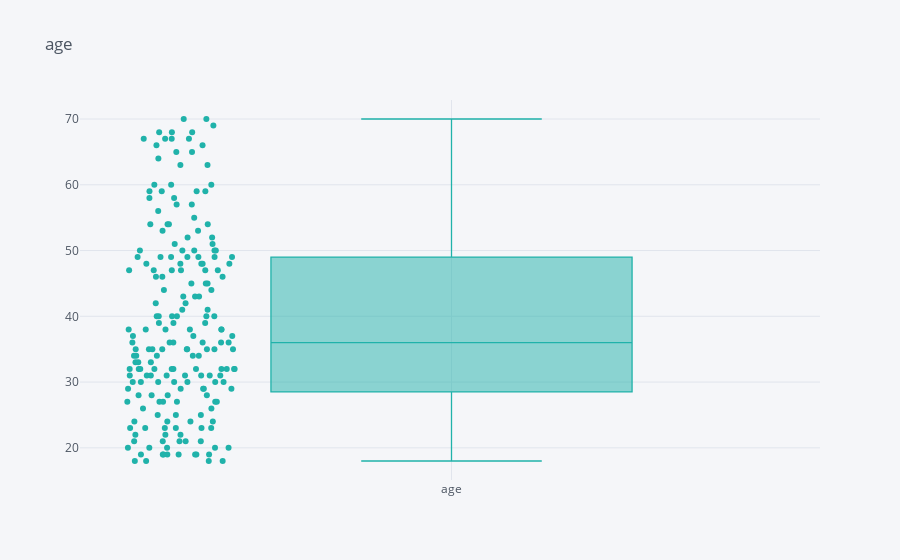
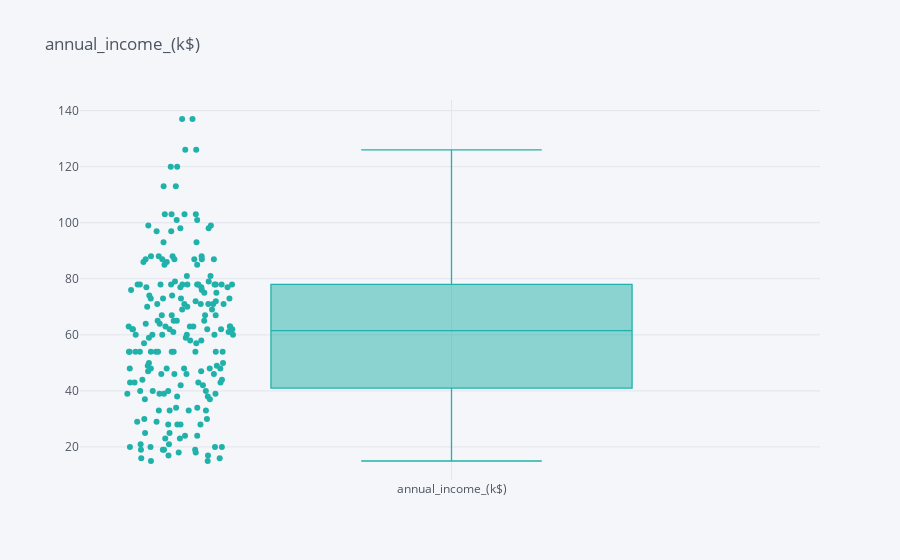
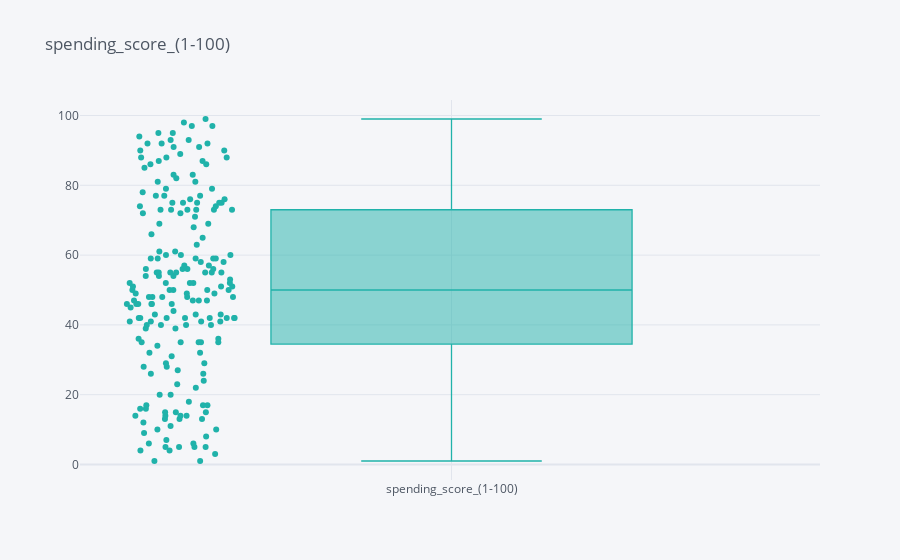

Notebook code cell kept with these figures, in order:
### Code cell
for i in df.drop(columns=[target]).columns:
    df[i].iplot(kind="box", title=i, boxpoints="all", color='lightseagreen')

### Figure 1 — Plotly figure (JSON) as saved in the notebook; plotly's stock layout.template omitted (floating-point values rounded to 4 significant figures; data arrays with more than 128 entries replaced by an {"elided": "..."} marker saying what was removed)
{"data": [{"boxpoints": "all", "line": {"width": 1.3}, "marker": {"color": "rgba(32, 178, 170, 1.0)"}, "name": "age", "orientation": "v", "type": "box", "y": {"elided": "200 int values"}}], "layout": {"legend": {"bgcolor": "#F5F6F9", "font": {"color": "#4D5663"}}, "paper_bgcolor": "#F5F6F9", "plot_bgcolor": "#F5F6F9", "title": {"font": {"color": "#4D5663"}, "text": "age"}, "xaxis": {"gridcolor": "#E1E5ED", "showgrid": true, "tickfont": {"color": "#4D5663"}, "title": {"font": {"color": "#4D5663"}, "text": ""}, "zerolinecolor": "#E1E5ED"}, "yaxis": {"gridcolor": "#E1E5ED", "showgrid": true, "tickfont": {"color": "#4D5663"}, "title": {"font": {"color": "#4D5663"}, "text": ""}, "zerolinecolor": "#E1E5ED"}}}

### Figure 2 — Plotly figure (JSON) as saved in the notebook; plotly's stock layout.template omitted (floating-point values rounded to 4 significant figures; data arrays with more than 128 entries replaced by an {"elided": "..."} marker saying what was removed)
{"data": [{"boxpoints": "all", "line": {"width": 1.3}, "marker": {"color": "rgba(32, 178, 170, 1.0)"}, "name": "annual_income_(k$)", "orientation": "v", "type": "box", "y": {"elided": "200 int values"}}], "layout": {"legend": {"bgcolor": "#F5F6F9", "font": {"color": "#4D5663"}}, "paper_bgcolor": "#F5F6F9", "plot_bgcolor": "#F5F6F9", "title": {"font": {"color": "#4D5663"}, "text": "annual_income_(k$)"}, "xaxis": {"gridcolor": "#E1E5ED", "showgrid": true, "tickfont": {"color": "#4D5663"}, "title": {"font": {"color": "#4D5663"}, "text": ""}, "zerolinecolor": "#E1E5ED"}, "yaxis": {"gridcolor": "#E1E5ED", "showgrid": true, "tickfont": {"color": "#4D5663"}, "title": {"font": {"color": "#4D5663"}, "text": ""}, "zerolinecolor": "#E1E5ED"}}}

### Figure 3 — Plotly figure (JSON) as saved in the notebook; plotly's stock layout.template omitted (floating-point values rounded to 4 significant figures; data arrays with more than 128 entries replaced by an {"elided": "..."} marker saying what was removed)
{"data": [{"boxpoints": "all", "line": {"width": 1.3}, "marker": {"color": "rgba(32, 178, 170, 1.0)"}, "name": "spending_score_(1-100)", "orientation": "v", "type": "box", "y": {"elided": "200 int values"}}], "layout": {"legend": {"bgcolor": "#F5F6F9", "font": {"color": "#4D5663"}}, "paper_bgcolor": "#F5F6F9", "plot_bgcolor": "#F5F6F9", "title": {"font": {"color": "#4D5663"}, "text": "spending_score_(1-100)"}, "xaxis": {"gridcolor": "#E1E5ED", "showgrid": true, "tickfont": {"color": "#4D5663"}, "title": {"font": {"color": "#4D5663"}, "text": ""}, "zerolinecolor": "#E1E5ED"}, "yaxis": {"gridcolor": "#E1E5ED", "showgrid": true, "tickfont": {"color": "#4D5663"}, "title": {"font": {"color": "#4D5663"}, "text": ""}, "zerolinecolor": "#E1E5ED"}}}
